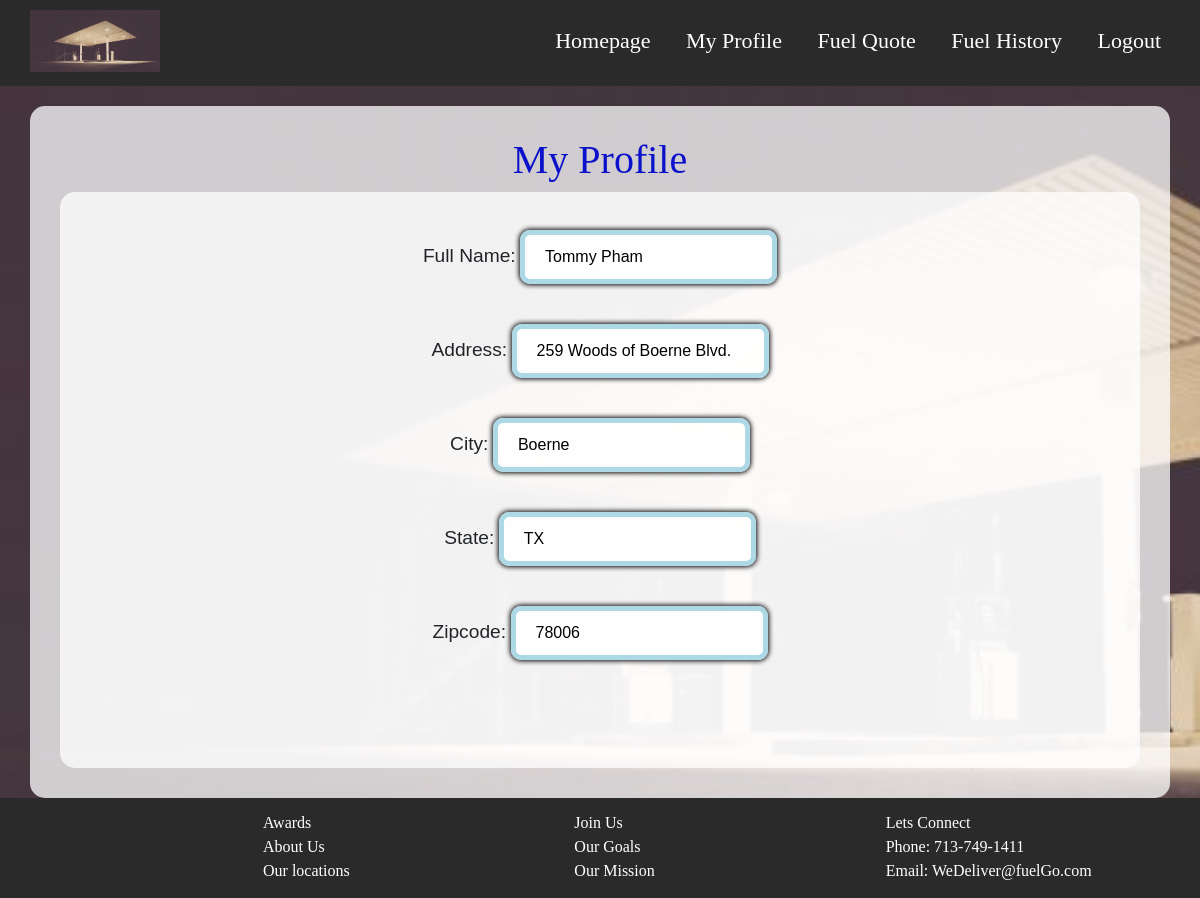
Page /viewprofile (signed in) on the committed database.
### Fuel_go/models.py (models this page shows, shortened)
class Profile(db.Model):
    id = db.Column(db.Integer, primary_key=True)
    full_name = db.Column(db.String(50))
    address1 = db.Column(db.String(100))
    address2 = db.Column(db.String(100))
    city = db.Column(db.String(100))
    state = db.Column(db.String(2))
    zipcode = db.Column(db.String(9))
    user_id = db.Column(db.Integer, db.ForeignKey('user.id'))

### Fuel_go/views.py (the view)
@views.route('/viewprofile', methods=['GET', 'POST'])
def viewprofile():
    user = User.query.get(current_user.id)
    profile_list = user.user_profile
    if profile_list:
        if len(profile_list) > 1:
            del (profile_list[:-1])
        cur_profile_id = profile_list[0].id
        user_profile = Profile.query.get(cur_profile_id)
        if user_profile.address2 == '':
            user_address = user_profile.address1
        else:
            user_address = user_profile.address1 + ', ' + user_profile.address2
        user_city = user_profile.city
        user_state = user_profile.state
        user_zipcode = user_profile.zipcode
        user_fullname = user_profile.full_name
        user_idname = user.first_name
        return render_template("viewprofile.html", user=current_user, user_name=user_idname, full_name=user_fullname, address=user_address,
                           city=user_city, state=user_state, zipcode=user_zipcode)
    else:
        return render_template("viewprofile.html", user=current_user)

### Fuel_go/__init__.py (called while the page is built)
def create_app():
    app = Flask(__name__)
    app.config['SECRET_KEY'] = '22bb317412548e3dcbf2b74e55da8e2b9d6824c3'
    app.config['SQLALCHEMY_DATABASE_URI'] = f'sqlite:///{DB_NAME}'
    db.init_app(app)
    from .views import views
    from .auth import auth
    app.register_blueprint(views, url_prefix='/')
    app.register_blueprint(auth, url_prefix='/')
    from .models import User, Profile, Quote
    with app.app_context():
        db.create_all()
    login_manager = LoginManager()
    login_manager.login_view = 'auth.login'
    login_manager.init_app(app)
    @login_manager.user_loader
    def load_user(id):
        return User.query.get(int(id))
    return app

### Fuel_go/Templates/viewprofile.html (shortened to what this page needs)
{% extends "base.html" %}
{% block content%}
<head>
<link rel="stylesheet" type="text/css" href="../static/Styles/styling.css">
</head>
<form method = "POST">
            <body>
                <form id="viewprofile" method="POST" action="#">
                    <center> <h1 style="color: rgb(11, 17, 202); font-family: Yeseva One;">My Profile</h1>
                    <div class="container_long_page">
                        <div class="inputData">
                            <label style="font-size:larger" style="color:rgb(0, 0, 0)" for="fullname">Full Name: </label>
                                <input
                                    style="width: auto;"
                                    type="text"
                                    value = "{{full_name}}"
                                    readonly
                                >
                            <br><br>
                            <label style="font-size:larger" style="color:rgb(0, 0, 0)" for="address">Address: </label>
                                <input
                                    style="width: auto;"
                                    type="text"
                                    value = "{{address}}"
                                    readonly
                                >
                            <br><br>
                            <label style="font-size:larger" style="color:rgb(0, 0, 0)" for="city">City: </label>
                                <input
                                    style="width: auto;"
                                    type="text"
                                    value = "{{city}}"
                                    readonly
                                >
                            <br> <br>
                            <label style="font-size:larger" style="color:rgb(0, 0, 0)" for="state">State: </label>
                                <input
                                    style="width: auto;"
                                    type="text"
                                    value = "{{state}}"
                                    readonly
                                >
                            <br><br>
                            <label style="font-size:larger" style="color:rgb(0, 0, 0)" for="zipcode">Zipcode: </label>
                                <input
                                    style="width: auto;"
                                    type="text"
                                    value = "{{zipcode}}"
                                    readonly
                                >
                        </div>
                   </div>
                 </form>
           </body>
         </form>
   </body>
{% endblock %}

### Fuel_go/static/Styles/styling.css (style rules this page uses)
body { font-family: Calibri, Helvetica, sans-serif; background-color: lightblue; margin: 0; padding: 20; background-image: url("../images/gas_station.jpg"); background-repeat: no-repeat; background-size: cover; }
input[type="text"], input[type="email"], input[type="date"], input[type="number"], input[type="password"] { width: 100%; margin: 8px 0; padding: 10px 20px; box-shadow: 0 0 5px 1px; border-radius: 10px; display: inline-block; border: 5px solid lightblue; box-sizing: border-box; background-color: rgba(255, 255, 255, 0.9); }
.container_long_page { height: auto; width: auto; margin: auto; padding: 30px; padding-bottom: 100px; background: rgba(255, 255, 255, 0.75); border-radius: 15px; }

### rows in the picture
Profile: full_name "Tommy Pham", address1 "259 Woods of Boerne Blvd.", city "Boerne", state "TX", zipcode "78006"
